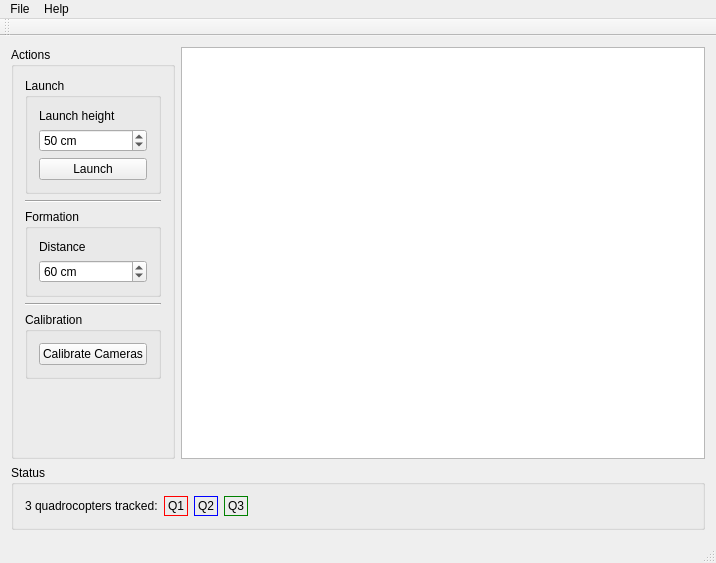
<?xml version="1.0" encoding="UTF-8"?>
<ui version="4.0">
 <class>MainWindow</class>
 <widget class="QMainWindow" name="MainWindow">
  <property name="geometry">
   <rect>
    <x>0</x>
    <y>0</y>
    <width>716</width>
    <height>563</height>
   </rect>
  </property>
  <property name="windowTitle">
   <string>KITrokopter</string>
  </property>
  <widget class="QWidget" name="centralWidget">
   <layout class="QVBoxLayout" name="verticalLayout">
    <item>
     <layout class="QHBoxLayout" name="horizontalLayout_2">
      <item>
       <widget class="QGroupBox" name="groupBox_2">
        <property name="sizeIncrement">
         <size>
          <width>0</width>
          <height>0</height>
         </size>
        </property>
        <property name="title">
         <string>Actions</string>
        </property>
        <layout class="QVBoxLayout" name="verticalLayout_2">
         <item>
          <widget class="QGroupBox" name="groupBox_4">
           <property name="title">
            <string>Launch</string>
           </property>
           <layout class="QVBoxLayout" name="verticalLayout_3">
            <item>
             <widget class="QLabel" name="label_3">
              <property name="text">
               <string>Launch height</string>
              </property>
             </widget>
            </item>
            <item>
             <widget class="QSpinBox" name="spinBox">
              <property name="suffix">
               <string> cm</string>
              </property>
              <property name="minimum">
               <number>20</number>
              </property>
              <property name="maximum">
               <number>200</number>
              </property>
              <property name="singleStep">
               <number>10</number>
              </property>
              <property name="value">
               <number>50</number>
              </property>
             </widget>
            </item>
            <item>
             <widget class="QPushButton" name="pushButton_3">
              <property name="text">
               <string>Launch</string>
              </property>
             </widget>
            </item>
           </layout>
          </widget>
         </item>
         <item>
          <widget class="Line" name="line">
           <property name="orientation">
            <enum>Qt::Horizontal</enum>
           </property>
          </widget>
         </item>
         <item>
          <widget class="QGroupBox" name="groupBox_3">
           <property name="title">
            <string>Formation</string>
           </property>
           <layout class="QVBoxLayout" name="verticalLayout_4">
            <item>
             <widget class="QLabel" name="label_7">
              <property name="text">
               <string>Distance</string>
              </property>
             </widget>
            </item>
            <item>
             <widget class="QSpinBox" name="spinBox_2">
              <property name="suffix">
               <string> cm</string>
              </property>
              <property name="minimum">
               <number>30</number>
              </property>
              <property name="maximum">
               <number>100</number>
              </property>
              <property name="singleStep">
               <number>10</number>
              </property>
              <property name="value">
               <number>60</number>
              </property>
             </widget>
            </item>
           </layout>
          </widget>
         </item>
         <item>
          <widget class="Line" name="line_2">
           <property name="orientation">
            <enum>Qt::Horizontal</enum>
           </property>
          </widget>
         </item>
         <item>
          <widget class="QGroupBox" name="groupBox_5">
           <property name="title">
            <string>Calibration</string>
           </property>
           <layout class="QVBoxLayout" name="verticalLayout_6">
            <item>
             <widget class="QPushButton" name="pushButton_5">
              <property name="text">
               <string>Calibrate Cameras</string>
              </property>
             </widget>
            </item>
           </layout>
          </widget>
         </item>
         <item>
          <spacer name="verticalSpacer">
           <property name="orientation">
            <enum>Qt::Vertical</enum>
           </property>
           <property name="sizeHint" stdset="0">
            <size>
             <width>20</width>
             <height>40</height>
            </size>
           </property>
          </spacer>
         </item>
        </layout>
       </widget>
      </item>
      <item>
       <widget class="QGraphicsView" name="graphicsView">
        <property name="minimumSize">
         <size>
          <width>0</width>
          <height>0</height>
         </size>
        </property>
        <property name="sizeIncrement">
         <size>
          <width>0</width>
          <height>0</height>
         </size>
        </property>
        <property name="baseSize">
         <size>
          <width>1</width>
          <height>1</height>
         </size>
        </property>
       </widget>
      </item>
     </layout>
    </item>
    <item>
     <widget class="QGroupBox" name="groupBox">
      <property name="title">
       <string>Status</string>
      </property>
      <layout class="QVBoxLayout" name="verticalLayout_5">
       <item>
        <layout class="QHBoxLayout" name="horizontalLayout_3">
         <item>
          <widget class="QLabel" name="label">
           <property name="text">
            <string>3 quadrocopters tracked:</string>
           </property>
          </widget>
         </item>
         <item>
          <widget class="QLabel" name="label_2">
           <property name="styleSheet">
            <string notr="true">border: 1px solid red;</string>
           </property>
           <property name="text">
            <string>Q1</string>
           </property>
          </widget>
         </item>
         <item>
          <widget class="QLabel" name="label_4">
           <property name="styleSheet">
            <string notr="true">border: 1px solid blue;</string>
           </property>
           <property name="text">
            <string>Q2</string>
           </property>
          </widget>
         </item>
         <item>
          <widget class="QLabel" name="label_6">
           <property name="styleSheet">
            <string notr="true">border: 1px solid green;</string>
           </property>
           <property name="text">
            <string>Q3</string>
           </property>
          </widget>
         </item>
         <item>
          <spacer name="horizontalSpacer">
           <property name="orientation">
            <enum>Qt::Horizontal</enum>
           </property>
           <property name="sizeHint" stdset="0">
            <size>
             <width>40</width>
             <height>20</height>
            </size>
           </property>
          </spacer>
         </item>
        </layout>
       </item>
      </layout>
     </widget>
    </item>
   </layout>
  </widget>
  <widget class="QMenuBar" name="menuBar">
   <property name="geometry">
    <rect>
     <x>0</x>
     <y>0</y>
     <width>716</width>
     <height>21</height>
    </rect>
   </property>
   <widget class="QMenu" name="menuFile">
    <property name="title">
     <string>File</string>
    </property>
    <addaction name="actionExit"/>
   </widget>
   <widget class="QMenu" name="menuHelp">
    <property name="title">
     <string>Help</string>
    </property>
    <addaction name="actionAbout"/>
   </widget>
   <addaction name="menuFile"/>
   <addaction name="menuHelp"/>
  </widget>
  <widget class="QToolBar" name="mainToolBar">
   <attribute name="toolBarArea">
    <enum>TopToolBarArea</enum>
   </attribute>
   <attribute name="toolBarBreak">
    <bool>false</bool>
   </attribute>
  </widget>
  <widget class="QStatusBar" name="statusBar"/>
  <action name="actionExit">
   <property name="text">
    <string>Exit</string>
   </property>
  </action>
  <action name="actionAbout">
   <property name="text">
    <string>About</string>
   </property>
  </action>
 </widget>
 <layoutdefault spacing="6" margin="11"/>
 <resources/>
 <connections/>
</ui>
